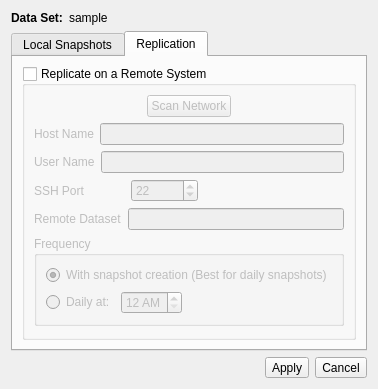
<?xml version="1.0" encoding="UTF-8"?>
<ui version="4.0">
 <class>LPConfig</class>
 <widget class="QDialog" name="LPConfig">
  <property name="geometry">
   <rect>
    <x>0</x>
    <y>0</y>
    <width>372</width>
    <height>353</height>
   </rect>
  </property>
  <property name="windowTitle">
   <string>Configure Dataset</string>
  </property>
  <layout class="QVBoxLayout" name="verticalLayout">
   <item>
    <layout class="QFormLayout" name="formLayout">
     <item row="0" column="0">
      <widget class="QLabel" name="label">
       <property name="font">
        <font>
         <weight>75</weight>
         <bold>true</bold>
        </font>
       </property>
       <property name="text">
        <string>Data Set:</string>
       </property>
      </widget>
     </item>
     <item row="0" column="1">
      <widget class="QLabel" name="label_dataset">
       <property name="text">
        <string notr="true">sample</string>
       </property>
      </widget>
     </item>
    </layout>
   </item>
   <item>
    <widget class="QTabWidget" name="tabWidget">
     <property name="currentIndex">
      <number>1</number>
     </property>
     <widget class="QWidget" name="tab_local">
      <attribute name="title">
       <string>Local Snapshots</string>
      </attribute>
      <layout class="QFormLayout" name="formLayout_2">
       <item row="0" column="0">
        <widget class="QLabel" name="label_3">
         <property name="font">
          <font>
           <weight>75</weight>
           <bold>true</bold>
          </font>
         </property>
         <property name="text">
          <string>Schedule:</string>
         </property>
        </widget>
       </item>
       <item row="0" column="1">
        <layout class="QHBoxLayout" name="horizontalLayout_2">
         <item>
          <widget class="QComboBox" name="combo_local_schedule">
           <item>
            <property name="text">
             <string>Daily</string>
            </property>
           </item>
           <item>
            <property name="text">
             <string>Hourly</string>
            </property>
           </item>
           <item>
            <property name="text">
             <string>30 minutes</string>
            </property>
           </item>
           <item>
            <property name="text">
             <string>10 minutes</string>
            </property>
           </item>
           <item>
            <property name="text">
             <string>5 minutes</string>
            </property>
           </item>
          </widget>
         </item>
         <item>
          <widget class="QTimeEdit" name="time_local_daily">
           <property name="maximumTime">
            <time>
             <hour>23</hour>
             <minute>0</minute>
             <second>0</second>
            </time>
           </property>
           <property name="minimumTime">
            <time>
             <hour>1</hour>
             <minute>0</minute>
             <second>0</second>
            </time>
           </property>
           <property name="displayFormat">
            <string>@ h AP</string>
           </property>
          </widget>
         </item>
        </layout>
       </item>
       <item row="1" column="1">
        <layout class="QHBoxLayout" name="horizontalLayout_3">
         <item>
          <widget class="QSpinBox" name="spin_local_numkeep">
           <property name="minimum">
            <number>1</number>
           </property>
           <property name="maximum">
            <number>800</number>
           </property>
          </widget>
         </item>
         <item>
          <widget class="QComboBox" name="combo_local_keepunits">
           <item>
            <property name="text">
             <string>Days</string>
            </property>
           </item>
           <item>
            <property name="text">
             <string>Total</string>
            </property>
           </item>
          </widget>
         </item>
        </layout>
       </item>
       <item row="1" column="0">
        <widget class="QLabel" name="label_4">
         <property name="font">
          <font>
           <weight>75</weight>
           <bold>true</bold>
          </font>
         </property>
         <property name="text">
          <string>Keep:</string>
         </property>
        </widget>
       </item>
      </layout>
     </widget>
     <widget class="QWidget" name="tab_remote">
      <attribute name="title">
       <string>Replication</string>
      </attribute>
      <layout class="QVBoxLayout" name="verticalLayout_2">
       <item>
        <widget class="QGroupBox" name="groupReplicate">
         <property name="title">
          <string>Replicate on a Remote System</string>
         </property>
         <property name="checkable">
          <bool>true</bool>
         </property>
         <property name="checked">
          <bool>false</bool>
         </property>
         <layout class="QVBoxLayout" name="verticalLayout_3">
          <item>
           <layout class="QHBoxLayout" name="horizontalLayout_9">
            <item>
             <spacer name="horizontalSpacer_5">
              <property name="orientation">
               <enum>Qt::Horizontal</enum>
              </property>
              <property name="sizeHint" stdset="0">
               <size>
                <width>40</width>
                <height>20</height>
               </size>
              </property>
             </spacer>
            </item>
            <item>
             <widget class="QPushButton" name="push_scanNetwork">
              <property name="text">
               <string>Scan Network</string>
              </property>
              <property name="icon">
               <iconset resource="lPreserve.qrc">
                <normaloff>:/images/network-wired.png</normaloff>:/images/network-wired.png</iconset>
              </property>
             </widget>
            </item>
            <item>
             <spacer name="horizontalSpacer_4">
              <property name="orientation">
               <enum>Qt::Horizontal</enum>
              </property>
              <property name="sizeHint" stdset="0">
               <size>
                <width>40</width>
                <height>20</height>
               </size>
              </property>
             </spacer>
            </item>
           </layout>
          </item>
          <item>
           <layout class="QHBoxLayout" name="horizontalLayout_8">
            <item>
             <widget class="QLabel" name="label_9">
              <property name="text">
               <string>Host Name</string>
              </property>
             </widget>
            </item>
            <item>
             <widget class="QLineEdit" name="lineHostName"/>
            </item>
           </layout>
          </item>
          <item>
           <layout class="QHBoxLayout" name="horizontalLayout_7">
            <item>
             <widget class="QLabel" name="label_10">
              <property name="text">
               <string>User Name</string>
              </property>
             </widget>
            </item>
            <item>
             <widget class="QLineEdit" name="lineUserName"/>
            </item>
           </layout>
          </item>
          <item>
           <layout class="QHBoxLayout" name="horizontalLayout_4">
            <item>
             <widget class="QLabel" name="label_5">
              <property name="sizePolicy">
               <sizepolicy hsizetype="Maximum" vsizetype="Preferred">
                <horstretch>0</horstretch>
                <verstretch>0</verstretch>
               </sizepolicy>
              </property>
              <property name="text">
               <string>SSH Port</string>
              </property>
             </widget>
            </item>
            <item>
             <spacer name="horizontalSpacer_2">
              <property name="orientation">
               <enum>Qt::Horizontal</enum>
              </property>
              <property name="sizeType">
               <enum>QSizePolicy::Fixed</enum>
              </property>
              <property name="sizeHint" stdset="0">
               <size>
                <width>40</width>
                <height>20</height>
               </size>
              </property>
             </spacer>
            </item>
            <item>
             <widget class="QSpinBox" name="spinPort">
              <property name="maximum">
               <number>999999</number>
              </property>
              <property name="value">
               <number>22</number>
              </property>
             </widget>
            </item>
            <item>
             <spacer name="horizontalSpacer_3">
              <property name="orientation">
               <enum>Qt::Horizontal</enum>
              </property>
              <property name="sizeHint" stdset="0">
               <size>
                <width>40</width>
                <height>20</height>
               </size>
              </property>
             </spacer>
            </item>
           </layout>
          </item>
          <item>
           <layout class="QHBoxLayout" name="horizontalLayout_5">
            <item>
             <widget class="QLabel" name="label_14">
              <property name="text">
               <string>Remote Dataset</string>
              </property>
             </widget>
            </item>
            <item>
             <widget class="QLineEdit" name="lineRemoteDataset"/>
            </item>
           </layout>
          </item>
          <item>
           <widget class="QGroupBox" name="groupBox">
            <property name="title">
             <string>Frequency</string>
            </property>
            <layout class="QGridLayout" name="gridLayout_3">
             <item row="0" column="0">
              <widget class="QRadioButton" name="radioSYNC">
               <property name="text">
                <string>With snapshot creation (Best for daily snapshots)</string>
               </property>
               <property name="checked">
                <bool>true</bool>
               </property>
              </widget>
             </item>
             <item row="1" column="0">
              <layout class="QHBoxLayout" name="horizontalLayout_6">
               <item>
                <widget class="QRadioButton" name="radioRepTime">
                 <property name="text">
                  <string>Daily at:</string>
                 </property>
                </widget>
               </item>
               <item>
                <widget class="QTimeEdit" name="time_replicate">
                 <property name="displayFormat">
                  <string>h AP</string>
                 </property>
                </widget>
               </item>
               <item>
                <spacer name="horizontalSpacer_9">
                 <property name="orientation">
                  <enum>Qt::Horizontal</enum>
                 </property>
                 <property name="sizeHint" stdset="0">
                  <size>
                   <width>40</width>
                   <height>20</height>
                  </size>
                 </property>
                </spacer>
               </item>
              </layout>
             </item>
            </layout>
           </widget>
          </item>
          <item>
           <spacer name="verticalSpacer">
            <property name="orientation">
             <enum>Qt::Vertical</enum>
            </property>
            <property name="sizeHint" stdset="0">
             <size>
              <width>20</width>
              <height>40</height>
             </size>
            </property>
           </spacer>
          </item>
         </layout>
        </widget>
       </item>
      </layout>
     </widget>
    </widget>
   </item>
   <item>
    <layout class="QHBoxLayout" name="horizontalLayout">
     <item>
      <spacer name="horizontalSpacer">
       <property name="orientation">
        <enum>Qt::Horizontal</enum>
       </property>
       <property name="sizeHint" stdset="0">
        <size>
         <width>40</width>
         <height>20</height>
        </size>
       </property>
      </spacer>
     </item>
     <item>
      <widget class="QToolButton" name="tool_apply">
       <property name="text">
        <string>Apply</string>
       </property>
       <property name="icon">
        <iconset resource="lPreserve.qrc">
         <normaloff>:/images/backup-ok.png</normaloff>:/images/backup-ok.png</iconset>
       </property>
       <property name="toolButtonStyle">
        <enum>Qt::ToolButtonTextBesideIcon</enum>
       </property>
      </widget>
     </item>
     <item>
      <widget class="QToolButton" name="tool_cancel">
       <property name="text">
        <string>Cancel</string>
       </property>
       <property name="icon">
        <iconset resource="lPreserve.qrc">
         <normaloff>:/images/application-exit.png</normaloff>:/images/application-exit.png</iconset>
       </property>
       <property name="toolButtonStyle">
        <enum>Qt::ToolButtonTextBesideIcon</enum>
       </property>
      </widget>
     </item>
    </layout>
   </item>
  </layout>
 </widget>
 <resources>
  <include location="lPreserve.qrc"/>
 </resources>
 <connections/>
</ui>
